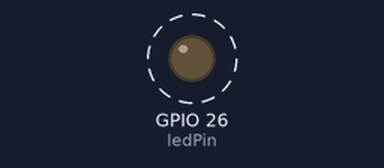
This sketch was run on a simulated ESP32. Shown: output pins drawn as LEDs (lit = HIGH). Dashed ring = blinking.

Above: at 0.5 s.
Timing chart, 0 to 4.6 s (numbered marks = the images above):
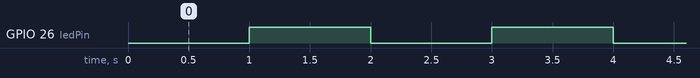

The sketch:

led_blink.ino
```cpp
#define ledPin  26

void setup() {
  pinMode(ledPin, OUTPUT);
}

void loop() {
  digitalWrite(ledPin, LOW);
  delay(1000);
  digitalWrite(ledPin, HIGH);
  delay(1000);
}
```

Measured:
- by itself, GPIO 26 (ledPin): alternates HIGH for 1.0 s and LOW for 1.0 s
